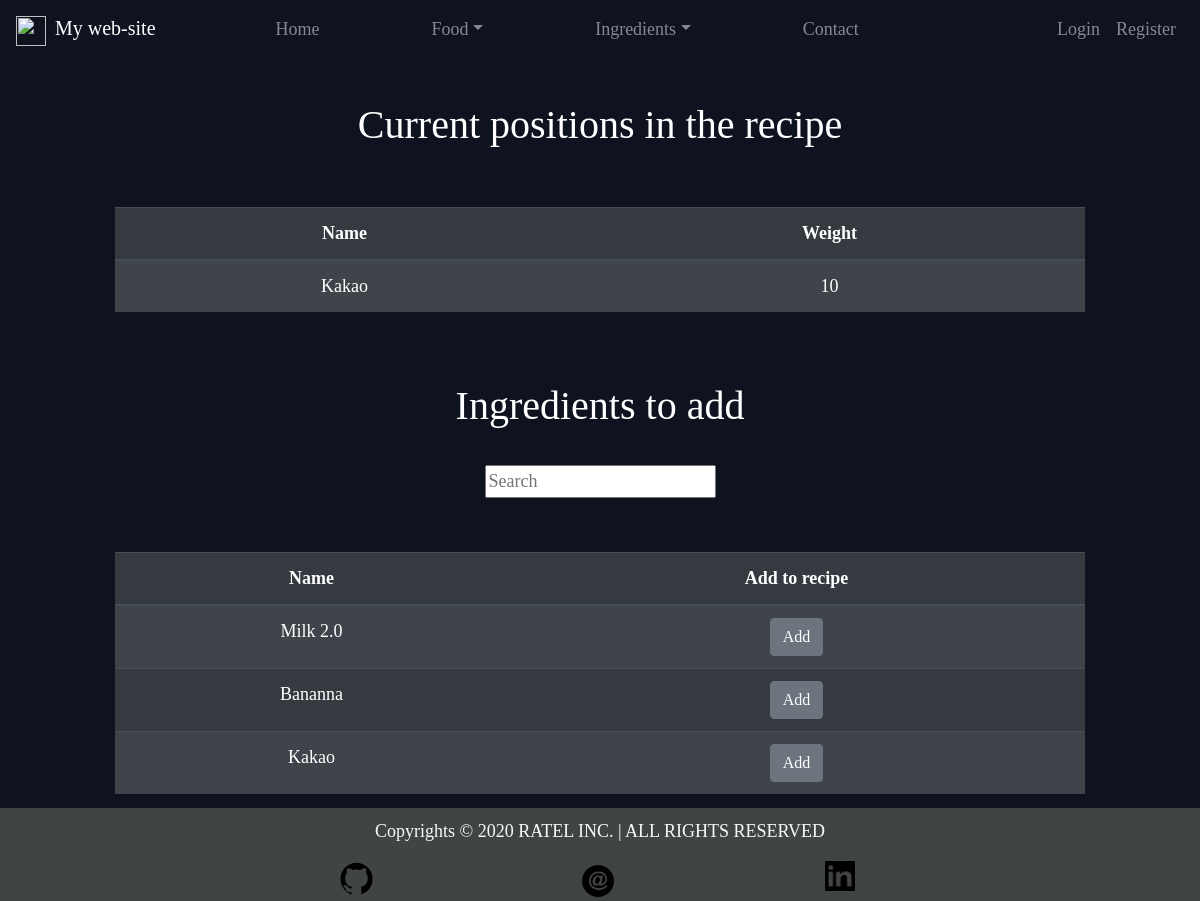
The app's page /food/ingredients_table/kakao/ with its own data.
### Food/models.py (models this page shows, shortened)
class ReceipeIngredient(models.Model):
	ingredient = models.ForeignKey(Ingredient, on_delete=models.CASCADE)
	product = models.ForeignKey(Product, on_delete=models.CASCADE)
	weight = models.IntegerField(null=True, blank=True)
	class Meta:
		ordering = ["id"]
		verbose_name_plural = "Receipe Ingredients"

class Ingredient(models.Model):
	name = models.CharField(max_length=50, unique=True)
	protein = models.FloatField(validators=[macro_quantity_validator,])
	carbohydrates = models.FloatField(validators=[macro_quantity_validator,])
	fat = models.FloatField(validators=[macro_quantity_validator,])
	quantity_per_portion = models.IntegerField(blank=True)
	price = models.DecimalField(max_digits=100, decimal_places=2, blank=True)
	food_type = models.CharField(max_length=2, choices=FOOD_TYPE_CHOICES, blank=True)
	slug = models.SlugField(max_length=100, unique=True, blank=True)
	class Meta:
		ordering = ["id"]

### Food/views.py (the view)
# urls.py: path("ingredients_table/<str:slug>/", add_ingredient, name="ingredient_table"),
def add_ingredient(request, slug):
	context = {}
	product = Product.objects.get(slug=slug)
	context["prod_slug"] = slug
	context["prod_pk"] = product.pk
	context["ingredients"] = Ingredient.objects.all()
	context["recipe"] = ReceipeIngredient.objects.filter(product=product)
	return render(request, "Food/ingredient_table.html", context)

### Templates/Food/ingredient_table.html (shortened to what this page needs)
{% extends 'main.html' %}
{% block content %}
	<h1 id="title"> Current positions in the recipe  </h1>
	<table class="table table-striped table-dark">
		<thead>
			<tr>
				<th scope="col">Name</th>
				<th scope="col">Weight</th>
			</tr>
		</thead>
		<tbody>
			{% for item in recipe %}
				<tr>
					<td>
						{{ item.ingredient.name|capfirst }}
					</td>
					<td>
						{{ item.weight }}
					</td>
				</tr>
			{% endfor %}
		</tbody>
	</table>
	<br><br>
	<h1> Ingredients to add  </h1>
	<br>
	<form action="#" method="get">
		<input name="word" type="text" placeholder="Search">
	</form>
	<br><br>
	<table class="table table-striped table-dark">
		<thead>
			<tr>
				<th scope="col">Name</th>
				<th scope="col">Add to recipe</th>
			</tr>
		</thead>
		<tbody>
			{% for item in ingredients %}
				<tr>
					<td>
						{{ item.name|capfirst }}
					</td>
					<td>
						<button type="button" class="btn btn-secondary">
							<a class="hyperlink-off" href="{% url 'food:create_recipe' prod_slug item.slug %}">Add</a>
						</button>
					</td>
				</tr>
			{% endfor %}
		</tbody>
	</table>
{% endblock %}

### files/style.css (style rules this page uses)
body { background-color: #0f121f; font-family: Ubuntu; color: #fff; font-size:large; text-align: center; }
#title { padding-bottom: 50px; }
.hyperlink-off, .hyperlink-off:hover { text-decoration: none; font-family: Ubuntu; color: #fff; }

### records on screen
ReceipeIngredient: ingredient.name "Kakao", weight "10"
Ingredient: name "Milk 2.0"
Ingredient: name "Bananna"
Ingredient: name "Kakao"
